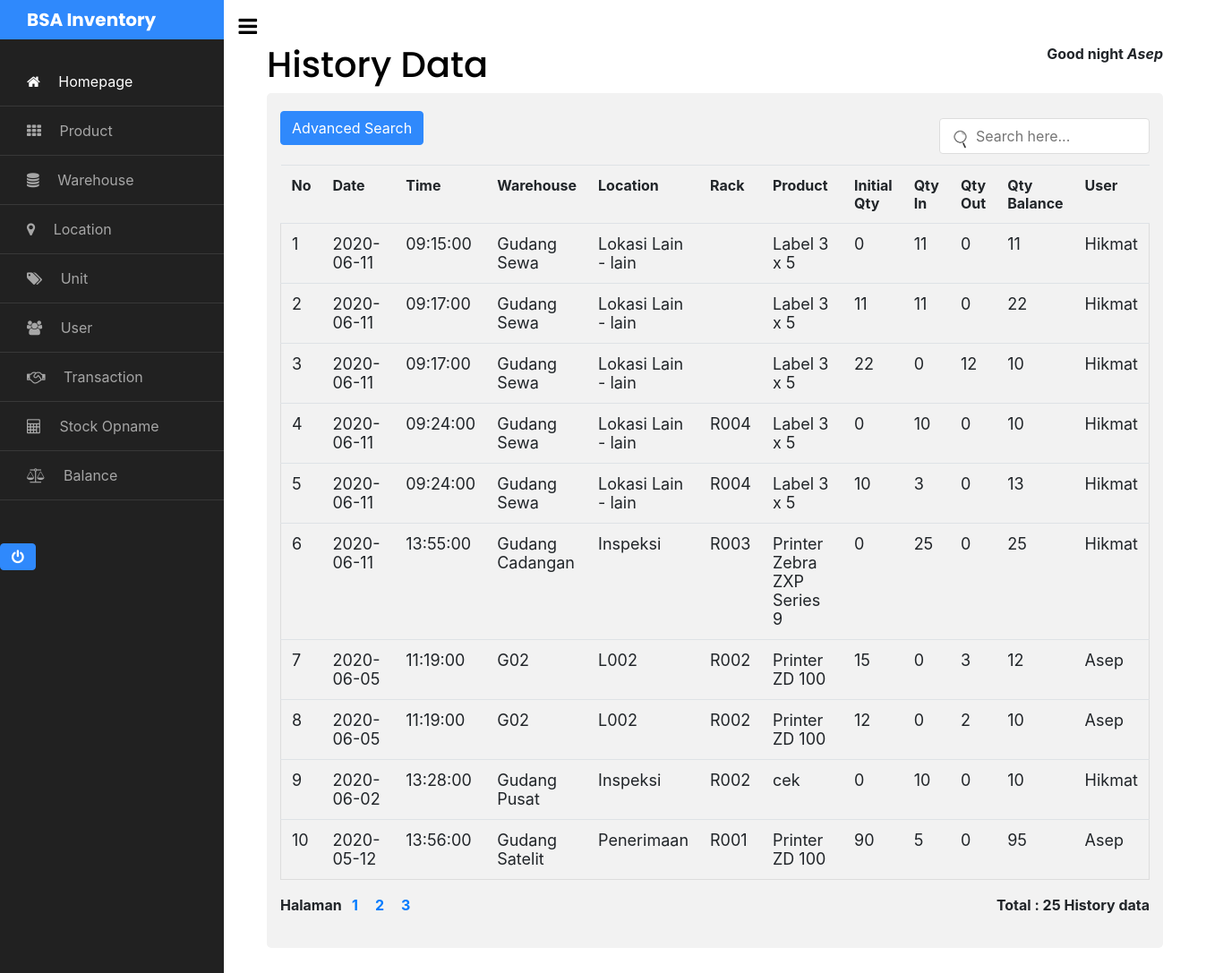
The page /pages/history.php (signed in) on the database its author committed.
### tables this page shows
CREATE TABLE `t_history` (
  `id_history` int(11) NOT NULL,
  `id_barang` varchar(50) NOT NULL,
  `tanggal` date NOT NULL,
  `jam` time NOT NULL,
  `nama_gudang` varchar(50) NOT NULL,
  `nama_lokasi` varchar(50) NOT NULL,
  `rak` varchar(20) NOT NULL,
  `nama_barang` varchar(30) NOT NULL,
  `qty_awal` int(11) NOT NULL,
  `qty_in` int(11) NOT NULL,
  `qty_out` int(11) NOT NULL,
  `qty_so` int(11) NOT NULL,
  `selisih` int(11) NOT NULL,
  `qty_ahir` int(11) NOT NULL,
  `user` varchar(30) NOT NULL
);

### pages/history.php (the view, shortened to what this page needs)
<?php
include '../include/sidebar.php';
?>
<div>
   <h1>History Data</h1>
</div>
<div class="container" style="overflow-x: auto;">
  <button onclick="document.getElementById('search').style.display='block'" class="btn btn-primary">Advanced Search</button>
  <input style="width: 235px; height: 40px; float: right;" class="form-margin" autofocus="" type="text" id="myInput" onkeyup="myFunction()" placeholder="Search here..." title="Ketikkan pencarian disini">
  <table class="table table-hover">
      <tr>
        <th>No</th>
        <th style="width: 270px">Date</th>
        <th>Time</th>
        <th>Warehouse</th>
        <th>Location</th>
        <th>Rack</th>
        <th style="width: 305px">Product</th>
        <th>Initial Qty</th>
        <th>Qty In</th>
        <th>Qty Out</th>
        <th>Qty Balance</th>
        <th>User</th>
      </tr>
    <?php
      include '../include/config.php';
      $halaman = 10;
      $page    = isset($_GET["halaman"]) ? (int)$_GET["halaman"] : 1;
      $mulai   = ($page>1) ? ($page * $halaman) - $halaman : 0;
      $result  = mysqli_query($conn, "SELECT * FROM t_history");
      $total   = mysqli_num_rows($result);
      $pages   = ceil($total/$halaman);
      $query   = mysqli_query($conn,"SELECT * FROM t_history ORDER BY tanggal DESC LIMIT $mulai, $halaman ")or die(mysqli_error($conn));
      $no = $mulai+1;
      While($row = mysqli_fetch_array($query)){
    ?>
    <tbody id="myTable">
      <tr>
        <td><?php echo $no++; ?></td>
        <td><?php echo $row['tanggal']; ?></td>
        <td><?php echo $row['jam']; ?></td>
        <td><?php echo $row['nama_gudang']; ?></td>
        <td><?php echo $row['nama_lokasi']; ?></td>
        <td><?php echo $row['rak']; ?></td>
        <td><?php echo $row['nama_barang']; ?></td>
        <td><?php echo $row['qty_awal']; ?></td>
        <td><?php echo $row['qty_in']; ?></td>
        <td><?php echo $row['qty_out']; ?></td>
        <td><?php echo $row['qty_ahir']; ?></td>
        <td><?php echo $row['user']; ?></td>
      </tr>
    <?php } ?>
    </tbody>
  </table>
    <div class="">
     Halaman &nbsp;<?php for ($i=1; $i<=$pages; $i++){ ?>
        <a href="?halaman=<?php echo  $i;  ?>"><?php echo $i; ?> &nbsp; &nbsp;</a>
      <?php }
         include '../include/config.php';
         $sql = mysqli_query($conn, "SELECT * FROM t_history");
         $count = mysqli_num_rows($sql);
      ?>
        <p style="float: right;">Total : <?php echo $count; ?> History data</p>
    </div>
</div>
<?php include '../include/footer.php' ?>

### include/sidebar.php (shortened to what this page needs)
<link rel="stylesheet" type="text/css" href="../bootstrap/css/bootstrap.css">
<link rel="stylesheet" type="text/css" href="../bootstrap/css/bootstrap.min.css">
<link rel="stylesheet" type="text/css" href="../bootstrap/css/bootstrap.css">
<link rel="stylesheet" type="text/css" href="../bootstrap/css/bootstrap.min.css">
<link rel="stylesheet" href="https://stackpath.bootstrapcdn.com/font-awesome/4.7.0/css/font-awesome.min.css">
<link rel="stylesheet" href="https://maxcdn.bootstrapcdn.com/font-awesome/4.5.0/css/font-awesome.min.css" />
<link rel="stylesheet" href="../include/sidebar-04/css/style.css">
<link rel="stylesheet" href="../bootstrap/css/custom.css">
<link rel="stylesheet" href="https://maxcdn.bootstrapcdn.com/bootstrap/4.5.0/css/bootstrap.min.css">
<div class="wrapper d-flex align-items-stretch">
	<nav id="sidebar">
		<div class="custom-menu">
			<button type="button" id="sidebarCollapse" class="btn btn-primary">
        <i class="fa fa-bars"></i>
      </button>
    </div>
		<h1><a href="" class="logo">BSA Inventory</a></h1>
    <ul class="list-unstyled components mb-5">
      <li class="active">
        <a href="home.php"><span class="fa fa-home mr-3"></span> Homepage</a>
      </li>
      <li>
          <a href="barang.php"><span class="fa fa-th mr-3"></span> Product</a>
      </li>
      <li>
        <a href="gudang.php"><span class="fa fa-database mr-3"></span> Warehouse</a>
      </li>
      <li>
        <a href="lokasi.php"><span class="fa fa-map-marker mr-3"></span> Location</a>
      </li>
      <li>
        <a href="satuan.php"><span class="fa fa-tags mr-3"></span> Unit</a>
      </li>
      <li>
        <a href="user.php"><span class="fa fa-users mr-3"></span> User</a>
      </li>
      <li>
        <a href="transaksi.php"><span class="fa fa-handshake-o mr-3"></span> Transaction</a>
      </li>
      <li>
        <a href="coba-so.php"><span class="fa fa-calculator mr-3"></span> Stock Opname</a>
      </li>
      <li>
        <a href="history.php"><span class="fa fa-balance-scale mr-3"></span> Balance</a>
      </li>
    </ul>
      <a href="../logout.php?" onclick="return confirm('Yakin ingin keluar?')" class="btn btn-primary" data-placement="right" title="Logout"><span class="fa fa-power-off"></span></a>
	</nav>
  <div id="content" class="p-4 p-md-5 pt-5">
  <p style="text-align: right; float: right;">
    <?php
      $a = date ("H");
      if (($a>=1) && ($a<=10)){
        echo "<b> Hallo, good morning <i>".$_SESSION['user_name']."</i>";
      }else if(($a>10) && ($a<=14)){
        echo "<b> Hai, good afternoon <i>".$_SESSION['user_name']."</i>";
      }else if (($a>14) && ($a<=18)){
        echo "<b> Hallo, good evening <i>".$_SESSION['user_name']."</i>";
      }else {
        echo " <b> Good night <i>".$_SESSION['user_name']."</i>";
      }
    ?>

### include/footer.php
		</div>
</div>

### pages/history.php (style rules this page uses)
input[type=text], input[type=password] { width: 100%; padding: 12px 20px; margin: 8px 0; display: inline-block; border: 1px solid #ccc; box-sizing: border-box; }

### rows shown on the page
t_history: tanggal "2020-06-11", jam "09:15:00", nama_gudang "Gudang Sewa", nama_lokasi "Lokasi Lain - lain", nama_barang "Label 3 x 5", qty_awal "0", qty_in "11", qty_out "0", qty_ahir "11", user "Hikmat"
t_history: tanggal "2020-06-11", jam "09:17:00", nama_gudang "Gudang Sewa", nama_lokasi "Lokasi Lain - lain", nama_barang "Label 3 x 5", qty_awal "11", qty_in "11", qty_out "0", qty_ahir "22", user "Hikmat"
t_history: tanggal "2020-06-11", jam "09:17:00", nama_gudang "Gudang Sewa", nama_lokasi "Lokasi Lain - lain", nama_barang "Label 3 x 5", qty_awal "22", qty_in "0", qty_out "12", qty_ahir "10", user "Hikmat"
t_history: tanggal "2020-06-11", jam "09:24:00", nama_gudang "Gudang Sewa", nama_lokasi "Lokasi Lain - lain", rak "R004", nama_barang "Label 3 x 5", qty_awal "0", qty_in "10", qty_out "0", qty_ahir "10", user "Hikmat"
t_history: tanggal "2020-06-11", jam "09:24:00", nama_gudang "Gudang Sewa", nama_lokasi "Lokasi Lain - lain", rak "R004", nama_barang "Label 3 x 5", qty_awal "10", qty_in "3", qty_out "0", qty_ahir "13", user "Hikmat"
t_history: tanggal "2020-06-11", jam "13:55:00", nama_gudang "Gudang Cadangan", nama_lokasi "Inspeksi", rak "R003", nama_barang "Printer Zebra ZXP Series 9", qty_awal "0", qty_in "25", qty_out "0", qty_ahir "25", user "Hikmat"
t_history: tanggal "2020-06-05", jam "11:19:00", nama_gudang "G02", nama_lokasi "L002", rak "R002", nama_barang "Printer ZD 100", qty_awal "15", qty_in "0", qty_out "3", qty_ahir "12", user "Asep"
t_history: tanggal "2020-06-05", jam "11:19:00", nama_gudang "G02", nama_lokasi "L002", rak "R002", nama_barang "Printer ZD 100", qty_awal "12", qty_in "0", qty_out "2", qty_ahir "10", user "Asep"
t_history: tanggal "2020-06-02", jam "13:28:00", nama_gudang "Gudang Pusat", nama_lokasi "Inspeksi", rak "R002", nama_barang "cek", qty_awal "0", qty_in "10", qty_out "0", qty_ahir "10", user "Hikmat"
t_history: tanggal "2020-05-12", jam "13:56:00", nama_gudang "Gudang Satelit", nama_lokasi "Penerimaan", rak "R001", nama_barang "Printer ZD 100", qty_awal "90", qty_in "5", qty_out "0", qty_ahir "95", user "Asep"

### other values the page prints
$_SESSION['user_name'] "Asep"
$count "25"
